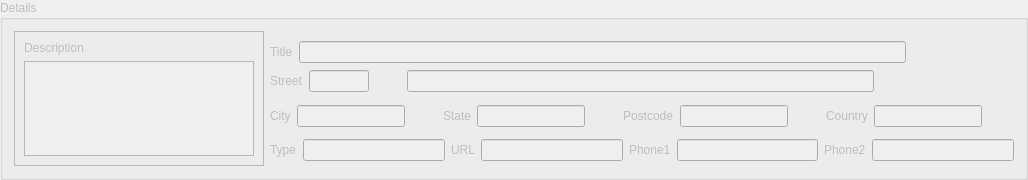
         <widget class="QGroupBox" name="groupBox_Details">
          <property name="enabled">
           <bool>false</bool>
          </property>
          <property name="minimumSize">
           <size>
            <width>0</width>
            <height>180</height>
           </size>
          </property>
          <property name="maximumSize">
           <size>
            <width>16777215</width>
            <height>180</height>
           </size>
          </property>
          <property name="title">
           <string>Details</string>
          </property>
          <layout class="QHBoxLayout" name="horizontalLayout">
           <item>
            <widget class="QFrame" name="frame_3">
             <property name="sizePolicy">
              <sizepolicy hsizetype="MinimumExpanding" vsizetype="MinimumExpanding">
               <horstretch>0</horstretch>
               <verstretch>0</verstretch>
              </sizepolicy>
             </property>
             <property name="minimumSize">
              <size>
               <width>200</width>
               <height>0</height>
              </size>
             </property>
             <property name="maximumSize">
              <size>
               <width>250</width>
               <height>16777215</height>
              </size>
             </property>
             <property name="frameShape">
              <enum>QFrame::StyledPanel</enum>
             </property>
             <property name="frameShadow">
              <enum>QFrame::Raised</enum>
             </property>
             <layout class="QVBoxLayout" name="verticalLayout_3">
              <item>
               <widget class="QLabel" name="labelDescription">
                <property name="sizePolicy">
                 <sizepolicy hsizetype="MinimumExpanding" vsizetype="Preferred">
                  <horstretch>0</horstretch>
                  <verstretch>0</verstretch>
                 </sizepolicy>
                </property>
                <property name="maximumSize">
                 <size>
                  <width>150</width>
                  <height>16777215</height>
                 </size>
                </property>
                <property name="text">
                 <string>Description</string>
                </property>
               </widget>
              </item>
              <item>
               <widget class="QPlainTextEdit" name="plainTextEdit_Description">
                <property name="sizePolicy">
                 <sizepolicy hsizetype="Expanding" vsizetype="Expanding">
                  <horstretch>0</horstretch>
                  <verstretch>0</verstretch>
                 </sizepolicy>
                </property>
                <property name="minimumSize">
                 <size>
                  <width>0</width>
                  <height>0</height>
                 </size>
                </property>
                <property name="maximumSize">
                 <size>
                  <width>16777215</width>
                  <height>16777215</height>
                 </size>
                </property>
               </widget>
              </item>
             </layout>
            </widget>
           </item>
           <item>
            <layout class="QVBoxLayout" name="verticalLayout_4">
             <property name="leftMargin">
              <number>0</number>
             </property>
             <property name="topMargin">
              <number>5</number>
             </property>
             <property name="bottomMargin">
              <number>0</number>
             </property>
             <item>
              <layout class="QHBoxLayout" name="horizontalLayout_2">
               <property name="leftMargin">
                <number>0</number>
               </property>
               <property name="topMargin">
                <number>0</number>
               </property>
               <property name="rightMargin">
                <number>0</number>
               </property>
               <item>
                <layout class="QVBoxLayout" name="verticalLayout_9">
                 <property name="topMargin">
                  <number>0</number>
                 </property>
                 <property name="bottomMargin">
                  <number>0</number>
                 </property>
                 <item>
                  <layout class="QHBoxLayout" name="horizontalLayout_4">
                   <property name="topMargin">
                    <number>0</number>
                   </property>
                   <item>
                    <widget class="QLabel" name="label_4">
                     <property name="text">
                      <string>Title</string>
                     </property>
                    </widget>
                   </item>
                   <item>
                    <widget class="QLineEdit" name="lineEdit_title"/>
                   </item>
                  </layout>
                 </item>
                 <item>
                  <layout class="QHBoxLayout" name="horizontalLayout_5">
                   <property name="leftMargin">
                    <number>0</number>
                   </property>
                   <property name="topMargin">
                    <number>0</number>
                   </property>
                   <item>
                    <widget class="QLabel" name="label">
                     <property name="text">
                      <string>Street</string>
                     </property>
                    </widget>
                   </item>
                   <item>
                    <widget class="QLineEdit" name="lineEdit_Door">
                     <property name="minimumSize">
                      <size>
                       <width>40</width>
                       <height>0</height>
                      </size>
                     </property>
                     <property name="maximumSize">
                      <size>
                       <width>60</width>
                       <height>16777215</height>
                      </size>
                     </property>
                    </widget>
                   </item>
                   <item>
                    <widget class="QLabel" name="label_DoorEdited">
                     <property name="minimumSize">
                      <size>
                       <width>10</width>
                       <height>24</height>
                      </size>
                     </property>
                     <property name="maximumSize">
                      <size>
                       <width>10</width>
                       <height>24</height>
                      </size>
                     </property>
                     <property name="text">
                      <string/>
                     </property>
                     <property name="pixmap">
                      <pixmap resource="icons.qrc">:/icons/editedmarker.png</pixmap>
                     </property>
                     <property name="scaledContents">
                      <bool>true</bool>
                     </property>
                    </widget>
                   </item>
                   <item>
                    <widget class="QLabel" name="label_DoorGeo">
                     <property name="enabled">
                      <bool>false</bool>
                     </property>
                     <property name="minimumSize">
                      <size>
                       <width>10</width>
                       <height>24</height>
                      </size>
                     </property>
                     <property name="maximumSize">
                      <size>
                       <width>10</width>
                       <height>24</height>
                      </size>
                     </property>
                     <property name="text">
                      <string/>
                     </property>
                     <property name="pixmap">
                      <pixmap resource="icons.qrc">:/icons/geomarker.png</pixmap>
                     </property>
                     <property name="scaledContents">
                      <bool>true</bool>
                     </property>
                    </widget>
                   </item>
                   <item>
                    <widget class="QLineEdit" name="lineEdit_Street"/>
                   </item>
                   <item>
                    <widget class="QLabel" name="label_StreetEdited">
                     <property name="minimumSize">
                      <size>
                       <width>10</width>
                       <height>24</height>
                      </size>
                     </property>
                     <property name="maximumSize">
                      <size>
                       <width>10</width>
                       <height>24</height>
                      </size>
                     </property>
                     <property name="text">
                      <string/>
                     </property>
                     <property name="pixmap">
                      <pixmap resource="icons.qrc">:/icons/editedmarker.png</pixmap>
                     </property>
                     <property name="scaledContents">
                      <bool>true</bool>
                     </property>
                    </widget>
                   </item>
                   <item>
                    <widget class="QLabel" name="label_StreetGeo">
                     <property name="enabled">
                      <bool>false</bool>
                     </property>
                     <property name="sizePolicy">
                      <sizepolicy hsizetype="Preferred" vsizetype="Preferred">
                       <horstretch>0</horstretch>
                       <verstretch>0</verstretch>
                      </sizepolicy>
                     </property>
                     <property name="minimumSize">
                      <size>
                       <width>10</width>
                       <height>24</height>
                      </size>
                     </property>
                     <property name="maximumSize">
                      <size>
                       <width>10</width>
                       <height>24</height>
                      </size>
                     </property>
                     <property name="text">
                      <string/>
                     </property>
                     <property name="pixmap">
                      <pixmap resource="icons.qrc">:/icons/geomarker.png</pixmap>
                     </property>
                     <property name="scaledContents">
                      <bool>true</bool>
                     </property>
                    </widget>
                   </item>
                  </layout>
                 </item>
                </layout>
               </item>
               <item>
                <widget class="QLabel" name="label_MarkerPinError">
                 <property name="minimumSize">
                  <size>
                   <width>48</width>
                   <height>48</height>
                  </size>
                 </property>
                 <property name="maximumSize">
                  <size>
                   <width>48</width>
                   <height>48</height>
                  </size>
                 </property>
                 <property name="text">
                  <string/>
                 </property>
                 <property name="pixmap">
                  <pixmap resource="icons.qrc">:/icons/panelpin-error.png</pixmap>
                 </property>
                 <property name="scaledContents">
                  <bool>true</bool>
                 </property>
                 <property name="alignment">
                  <set>Qt::AlignCenter</set>
                 </property>
                </widget>
               </item>
               <item>
                <widget class="QLabel" name="label_MarkerPin">
                 <property name="enabled">
                  <bool>false</bool>
                 </property>
                 <property name="minimumSize">
                  <size>
                   <width>48</width>
                   <height>48</height>
                  </size>
                 </property>
                 <property name="maximumSize">
                  <size>
                   <width>48</width>
                   <height>48</height>
                  </size>
                 </property>
                 <property name="text">
                  <string/>
                 </property>
                 <property name="pixmap">
                  <pixmap resource="icons.qrc">:/icons/panelpin.png</pixmap>
                 </property>
                 <property name="scaledContents">
                  <bool>true</bool>
                 </property>
                 <property name="alignment">
                  <set>Qt::AlignCenter</set>
                 </property>
                </widget>
               </item>
              </layout>
             </item>
             <item>
              <layout class="QHBoxLayout" name="horizontalLayout_6">
               <property name="topMargin">
                <number>0</number>
               </property>
               <item>
                <widget class="QLabel" name="label_5">
                 <property name="text">
                  <string>City</string>
                 </property>
                </widget>
               </item>
               <item>
                <widget class="QLineEdit" name="lineEdit_City"/>
               </item>
               <item>
                <widget class="QLabel" name="label_CityEdited">
                 <property name="minimumSize">
                  <size>
                   <width>10</width>
                   <height>24</height>
                  </size>
                 </property>
                 <property name="maximumSize">
                  <size>
                   <width>10</width>
                   <height>24</height>
                  </size>
                 </property>
                 <property name="text">
                  <string/>
                 </property>
                 <property name="pixmap">
                  <pixmap resource="icons.qrc">:/icons/editedmarker.png</pixmap>
                 </property>
                 <property name="scaledContents">
                  <bool>true</bool>
                 </property>
                </widget>
               </item>
               <item>
                <widget class="QLabel" name="label_CityGeo">
                 <property name="enabled">
                  <bool>false</bool>
                 </property>
                 <property name="minimumSize">
                  <size>
                   <width>10</width>
                   <height>24</height>
                  </size>
                 </property>
                 <property name="maximumSize">
                  <size>
                   <width>10</width>
                   <height>24</height>
                  </size>
                 </property>
                 <property name="text">
                  <string/>
                 </property>
                 <property name="pixmap">
                  <pixmap resource="icons.qrc">:/icons/geomarker.png</pixmap>
                 </property>
                 <property name="scaledContents">
                  <bool>true</bool>
                 </property>
                </widget>
               </item>
               <item>
                <widget class="QLabel" name="label_6">
                 <property name="text">
                  <string>State</string>
                 </property>
                </widget>
               </item>
               <item>
                <widget class="QLineEdit" name="lineEdit_State"/>
               </item>
               <item>
                <widget class="QLabel" name="label_StateEdited">
                 <property name="enabled">
                  <bool>false</bool>
                 </property>
                 <property name="sizePolicy">
                  <sizepolicy hsizetype="Preferred" vsizetype="Preferred">
                   <horstretch>0</horstretch>
                   <verstretch>0</verstretch>
                  </sizepolicy>
                 </property>
                 <property name="minimumSize">
                  <size>
                   <width>10</width>
                   <height>24</height>
                  </size>
                 </property>
                 <property name="maximumSize">
                  <size>
                   <width>10</width>
                   <height>24</height>
                  </size>
                 </property>
                 <property name="text">
                  <string/>
                 </property>
                 <property name="pixmap">
                  <pixmap resource="icons.qrc">:/icons/editedmarker.png</pixmap>
                 </property>
                 <property name="scaledContents">
                  <bool>true</bool>
                 </property>
                </widget>
               </item>
               <item>
                <widget class="QLabel" name="label_StateGeo">
                 <property name="enabled">
                  <bool>false</bool>
                 </property>
                 <property name="minimumSize">
                  <size>
                   <width>10</width>
                   <height>24</height>
                  </size>
                 </property>
                 <property name="maximumSize">
                  <size>
                   <width>10</width>
                   <height>24</height>
                  </size>
                 </property>
                 <property name="text">
                  <string/>
                 </property>
                 <property name="pixmap">
                  <pixmap resource="icons.qrc">:/icons/geomarker.png</pixmap>
                 </property>
                 <property name="scaledContents">
                  <bool>true</bool>
                 </property>
                </widget>
               </item>
               <item>
                <widget class="QLabel" name="label_7">
                 <property name="text">
                  <string>Postcode</string>
                 </property>
                </widget>
               </item>
               <item>
                <widget class="QLineEdit" name="lineEdit_Postcode">
                 <property name="maximumSize">
                  <size>
                   <width>120</width>
                   <height>16777215</height>
                  </size>
                 </property>
                </widget>
               </item>
               <item>
                <widget class="QLabel" name="label_PostcodeEdited">
                 <property name="enabled">
                  <bool>false</bool>
                 </property>
                 <property name="minimumSize">
                  <size>
                   <width>10</width>
                   <height>24</height>
                  </size>
                 </property>
                 <property name="maximumSize">
                  <size>
                   <width>10</width>
                   <height>24</height>
                  </size>
                 </property>
                 <property name="text">
                  <string/>
                 </property>
                 <property name="pixmap">
                  <pixmap resource="icons.qrc">:/icons/editedmarker.png</pixmap>
                 </property>
                 <property name="scaledContents">
                  <bool>true</bool>
                 </property>
                </widget>
               </item>
               <item>
                <widget class="QLabel" name="label_PostcodeGeo">
                 <property name="enabled">
                  <bool>false</bool>
                 </property>
                 <property name="minimumSize">
                  <size>
                   <width>10</width>
                   <height>24</height>
                  </size>
                 </property>
                 <property name="maximumSize">
                  <size>
                   <width>10</width>
                   <height>24</height>
                  </size>
                 </property>
                 <property name="text">
                  <string/>
                 </property>
                 <property name="pixmap">
                  <pixmap resource="icons.qrc">:/icons/geomarker.png</pixmap>
                 </property>
                 <property name="scaledContents">
                  <bool>true</bool>
                 </property>
                </widget>
               </item>
               <item>
                <widget class="QLabel" name="label_8">
                 <property name="text">
                  <string>Country</string>
                 </property>
                </widget>
               </item>
               <item>
                <widget class="QLineEdit" name="lineEdit_Country"/>
               </item>
               <item>
                <widget class="QLabel" name="label_CountryEdited">
                 <property name="minimumSize">
                  <size>
                   <width>10</width>
                   <height>24</height>
                  </size>
                 </property>
                 <property name="maximumSize">
                  <size>
                   <width>10</width>
                   <height>24</height>
                  </size>
                 </property>
                 <property name="text">
                  <string/>
                 </property>
                 <property name="pixmap">
                  <pixmap resource="icons.qrc">:/icons/editedmarker.png</pixmap>
                 </property>
                 <property name="scaledContents">
                  <bool>true</bool>
                 </property>
                </widget>
               </item>
               <item>
                <widget class="QLabel" name="label_CountryGeo">
                 <property name="enabled">
                  <bool>false</bool>
                 </property>
                 <property name="minimumSize">
                  <size>
                   <width>10</width>
                   <height>24</height>
                  </size>
                 </property>
                 <property name="maximumSize">
                  <size>
                   <width>10</width>
                   <height>24</height>
                  </size>
                 </property>
                 <property name="text">
                  <string/>
                 </property>
                 <property name="pixmap">
                  <pixmap resource="icons.qrc">:/icons/geomarker.png</pixmap>
                 </property>
                 <property name="scaledContents">
                  <bool>true</bool>
                 </property>
                </widget>
               </item>
              </layout>
             </item>
             <item>
              <layout class="QHBoxLayout" name="horizontalLayout_3">
               <property name="topMargin">
                <number>0</number>
               </property>
               <item>
                <widget class="QLabel" name="label_2">
                 <property name="text">
                  <string>Type</string>
                 </property>
                </widget>
               </item>
               <item>
                <widget class="QLineEdit" name="lineEdit_Type">
                 <property name="minimumSize">
                  <size>
                   <width>40</width>
                   <height>0</height>
                  </size>
                 </property>
                 <property name="maximumSize">
                  <size>
                   <width>200</width>
                   <height>16777215</height>
                  </size>
                 </property>
                </widget>
               </item>
               <item>
                <widget class="QLabel" name="label_3">
                 <property name="text">
                  <string>URL</string>
                 </property>
                </widget>
               </item>
               <item>
                <widget class="QLineEdit" name="lineEdit_Url"/>
               </item>
               <item>
                <widget class="QLabel" name="labelPhone">
                 <property name="sizePolicy">
                  <sizepolicy hsizetype="Minimum" vsizetype="Preferred">
                   <horstretch>0</horstretch>
                   <verstretch>0</verstretch>
                  </sizepolicy>
                 </property>
                 <property name="text">
                  <string>Phone1</string>
                 </property>
                 <property name="buddy">
                  <cstring>lineEdit_Phone1</cstring>
                 </property>
                </widget>
               </item>
               <item>
                <widget class="QLineEdit" name="lineEdit_Phone1">
                 <property name="sizePolicy">
                  <sizepolicy hsizetype="MinimumExpanding" vsizetype="Fixed">
                   <horstretch>0</horstretch>
                   <verstretch>0</verstretch>
                  </sizepolicy>
                 </property>
                 <property name="minimumSize">
                  <size>
                   <width>80</width>
                   <height>0</height>
                  </size>
                 </property>
                 <property name="maximumSize">
                  <size>
                   <width>200</width>
                   <height>16777215</height>
                  </size>
                 </property>
                </widget>
               </item>
               <item>
                <widget class="QLabel" name="label_9">
                 <property name="text">
                  <string>Phone2</string>
                 </property>
                </widget>
               </item>
               <item>
                <widget class="QLineEdit" name="lineEdit_Phone2">
                 <property name="minimumSize">
                  <size>
                   <width>80</width>
                   <height>0</height>
                  </size>
                 </property>
                 <property name="maximumSize">
                  <size>
                   <width>200</width>
                   <height>16777215</height>
                  </size>
                 </property>
                </widget>
               </item>
              </layout>
             </item>
            </layout>
           </item>
          </layout>
         </widget>
